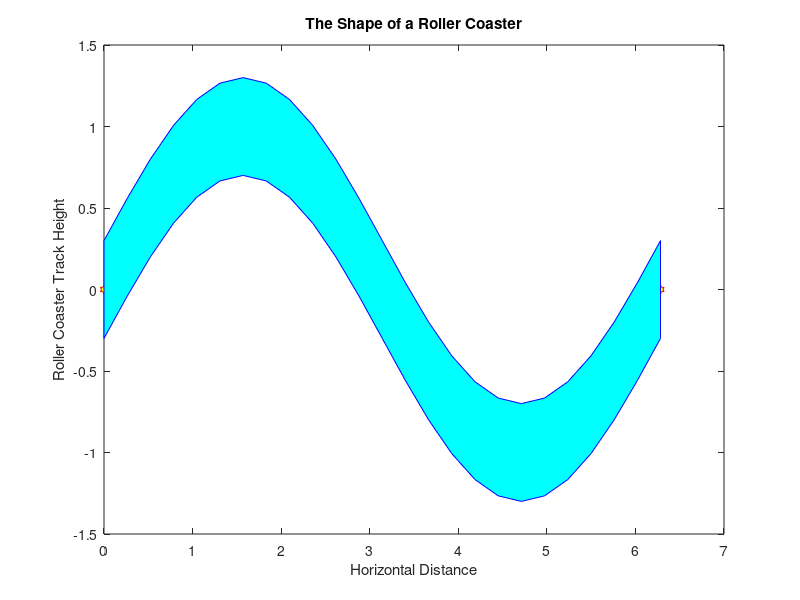

This figure's MATLAB source: (Note: this script raises an error after producing the figure.)
%% Title Card
%{
    Author: Abigail Chiaokhiao
    Purpose: SASE Labs Workshop 2/3 - MATLAB Plotting
%}
%% Line Plots
histX = linspace(0,2*pi,25);
sPY = sin(histX);
    plot(histX,sPY,'b-.h', 'MarkerEdgeColor', 'r', 'MarkerFaceColor', 'y')
%
xlabel('Horizontal Distance')
ylabel('Roller Coaster Track Height')
title('The Shape of a Roller Coaster')

iOmax = find(sPY == max(sPY));
iOmin = find(sPY == min(sPY));
xconf = [histX histX(end:-1:1)];%Concatenation, to play w/
yconf = [sPY+0.3 sPY(end:-1:1)-0.3];%Concatenation, to play w/
hold on
p = fill(xconf,yconf,'c', 'EdgeColor', 'b');
plot(histX,sPY,'b-.h', 'MarkerEdgeColor', 'r', 'MarkerFaceColor', 'y', 'MarkerIndices', [iOmax iOmin 1:1:length(sPY)])
% Error bars
%
% 
xlabel('Horizontal Distance')
ylabel('Roller Coaster Track Height')
title('The Shape of a Roller Coaster')
hold off
% properties
%
%

% Multiple y axes
%
%
%

%
%
%
%
%% Bar Data
    %% Histograms
    % Using numbers
    subplot(1,2,1)
    histX = [3 3 3 3 2 4 3 3 2 4 2 3 4 2];
    nbins = 3;
    % 
    title("Years of SASE Board 2021");
    subplot(1,2,2)
    A = [0 1 1 1 1 1 0 0 0 NaN NaN 1 0 0 0 1 0 1 0 1 0 0 0 1 1 1 1];
    %
    histogram(C,'BarWidth', 0.5)
    title("What do people call 'Lychee'?")
    %% Bar graphs
    % Regular bar
    barX = 0:3;
    barY = [5 3 15; 23 17 16; 14 9 13; 12 7 8];
    b = bar(barX,barY, 0.5, 'stacked', 'FaceColor', 'flat')
    %
    %
    %
%% Other Data Plots
    %% Scatter Plots
    sPX = linspace(0,3*pi,200);
    sPY = sin(sPX) + rand(1,200);
    % 
    % 
    s = scatter(sPX,sPY,sz,c,'filled','s', 'MarkerEdgeColor','k')
    % s.MarkerFaceAlpha = 0.5;
    %% Pie graphs
    pData = [11 12 15 18 20];
    labels = {'Jaydon', 'Jamison', 'Aidan', 'Tristan', 'Abi'};
    p = pie(pData)%%
    legend(labels);
    %
    %
%% Overlaid Graphs
    %% Bar Graphs
    x = [1 2 3 4 5];
    %
    boba_bogt = [12 5 17 10 13]; 
    wide = 0.5;
    bar(x,boba_bogt,wide,'FaceColor',[.82 .71 .55])%
    brnSgr = [5 1 10 10 12];
    thin = .25;
    hold on
    bar(x,brnSgr,thin,'FaceColor',[0.59 0.29 0])%
    hold off
    legend('Boba Bought','Brown Sugar Bought')
    %% Line + Bar Graphs
    days = 0:5:35;
    memes = [5 7 10 12 16 21 26 32];
    members = [2 10 30 55 77 100 118 133];
    yyaxis left
    b = bar(days,members, 'FaceColor', [.2 .6 1]);
    yyaxis right
    plot(days,memes, 'LineWidth', 3, 'Color', 'r')
    legend('Discord Members', 'Memes Posted')
%% More on Color
    surf(peaks)
    %
    % 
    %{
    map = [0.87 0.14 0.85;
        0.11 0.13 0.87;
        0.67 0.19 1];
    colormap(map)
    %}
    %{
    subplot(1,3,1)
    surf(peaks)
    shading flat
    subplot(1,3,2)
    surf(peaks)
    shading faceted
    subplot(1,3,3)
    surf(peaks)
    shading interp
    %}